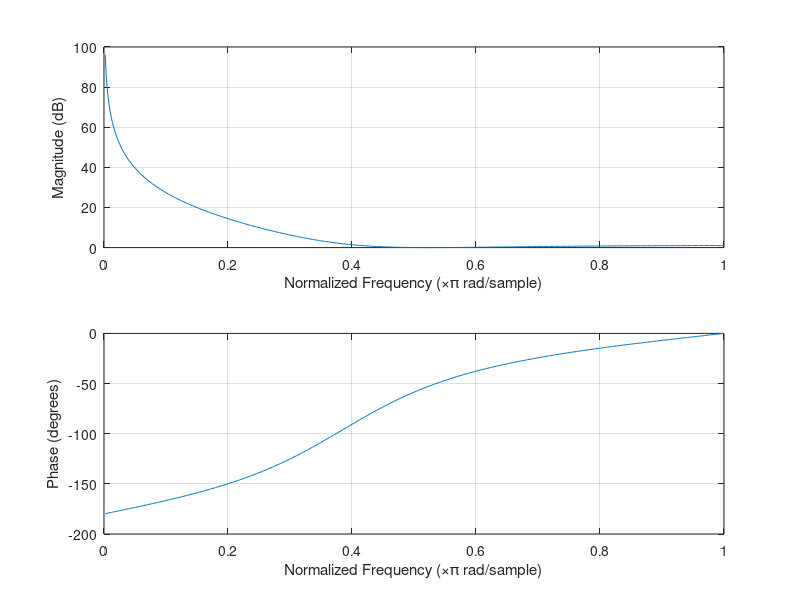

Here is the MATLAB script that generated this plot:
%USE Filter Builder to create IIR coefficients 

b = [ 0.387829472408749265088800939338398166001 -0.775658944817498530177601878676796332002  0.387829472408749265088800939338398166001];  %numerator  
a = [1 -0.405521880452037963848965773649979382753  0.335085418452432448610522897070040926337]; %denominator

a =  a*2147483647;
b =  b*2147483647;

fprintf('%i\n', a);

fprintf('%i\n', b);

freqz(a,b,[])
%ax = findall(gcf, 'Type', 'axes');
%set(ax, 'XLim', [0.005 1]);